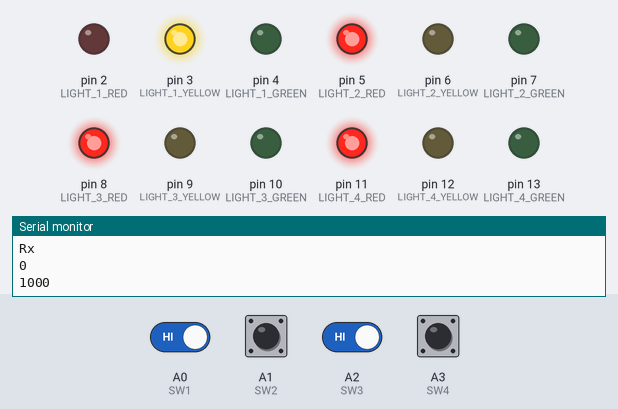
Bench run of a sketch on a simulated Arduino Uno, built with avr-gcc and run on an emulated ATmega328P. Parts: output pins drawn as LEDs (lit = HIGH), the last lines printed to the serial monitor. Inputs (shaded band) come from the test bench; at power-on: A0 (SW1), A1 (SW2), A2 (SW3), A3 (SW4) HIGH.

Above: at 1.2 s.
1.3 s: A3 (SW4) pulled LOW for 0.15 s
At 2.8 s:
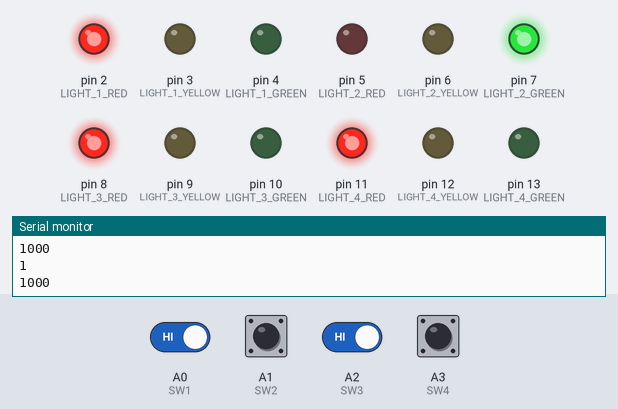
4.4 s: A0 (SW1) driven LOW and A2 (SW3) driven LOW
At 5.0 s:
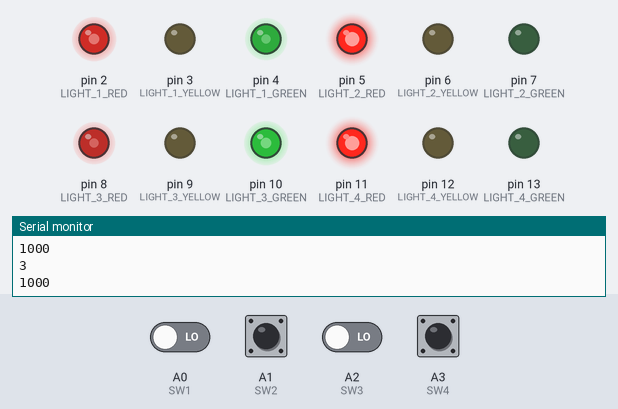
5.9 s: A1 (SW2) pulled LOW for 0.15 s
At 6.02 s:
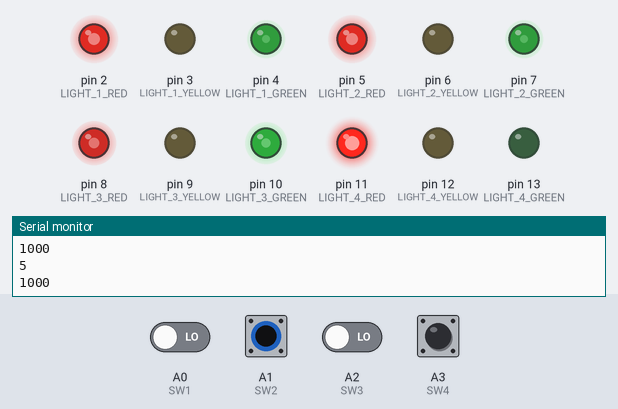
7.6 s: A0 (SW1) driven HIGH
At 8.8 s:
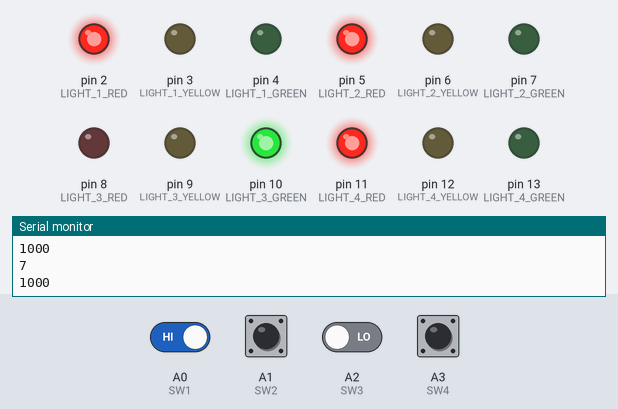
9.1 s: A2 (SW3) driven HIGH
At 11.4 s:
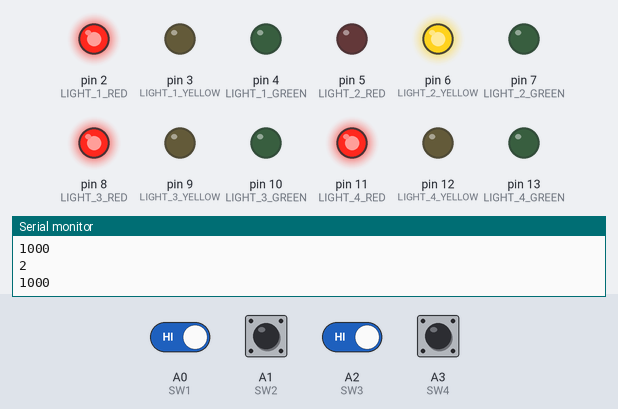
12.1 s: A2 (SW3) driven LOW
At 12.1 s:
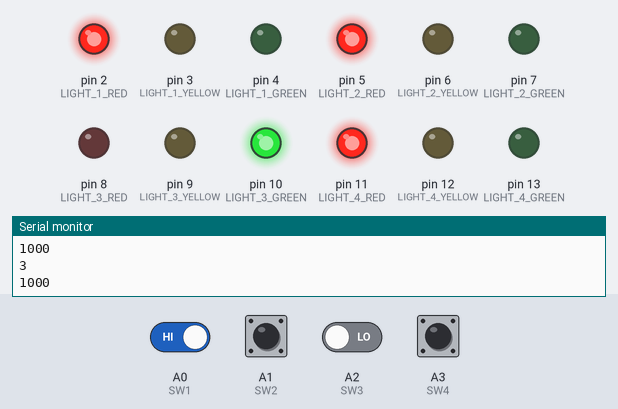
Timing chart, 0 to 14.6 s (numbered marks = the images above; inputs shaded):
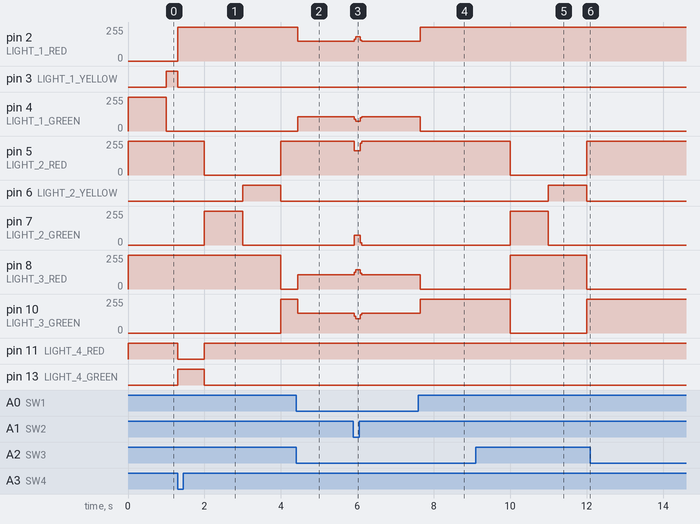

Measured:
- after the input at 1.3 s, pin 2 (LIGHT_1_RED): 0/255 → 255/255 after 0.00 s instead of 0.70 s; pin 3 (LIGHT_1_YELLOW): HIGH → LOW after 0.00 s instead of 0.70 s; pin 11 (LIGHT_4_RED): HIGH → LOW at once, → HIGH 0.70 s later; pin 13 (LIGHT_4_GREEN): LOW → HIGH at once, → LOW 0.70 s later
- after the input at 4.4 s, pin 2 (LIGHT_1_RED), pin 10 (LIGHT_3_GREEN): 255/255 → 148/255 at once; pin 4 (LIGHT_1_GREEN), pin 8 (LIGHT_3_RED): 0/255 → 107/255 at once; pin 9 (LIGHT_3_YELLOW): stays LOW (without the input it goes to HIGH after 0.60 s)
- after the input at 5.9 s, pin 2 (LIGHT_1_RED): 148/255 → 182/255 at once, → 148/255 0.16 s later; pin 4 (LIGHT_1_GREEN): 107/255 → 73/255 at once, → 107/255 0.16 s later
- after the input at 7.6 s, pin 2 (LIGHT_1_RED), pin 10 (LIGHT_3_GREEN): 148/255 → 255/255 at once; pin 4 (LIGHT_1_GREEN), pin 8 (LIGHT_3_RED): 107/255 → 0/255 at once
- after the input at 9.1 s, pin 5 (LIGHT_2_RED), pin 10 (LIGHT_3_GREEN): 255/255 → 0/255 after 0.90 s, → 255/255 2.0 s later; pin 6 (LIGHT_2_YELLOW): LOW → HIGH after 1.9 s, → LOW 1.0 s later; pin 7 (LIGHT_2_GREEN): 0/255 → 255/255 after 0.90 s, → 0/255 1.0 s later; pin 8 (LIGHT_3_RED): 0/255 → 255/255 after 0.90 s, → 0/255 2.0 s later
- after the input at 12.1 s, pin 8 (LIGHT_3_RED): stays 0/255 (without the input it goes to 255/255 after 1.9 s); pin 9 (LIGHT_3_YELLOW): stays LOW (without the input it goes to HIGH after 0.90 s)

The sketch:

LEDTrafficLightRx.ino
```cpp
#define LIGHT_1_RED 2
#define LIGHT_1_YELLOW 3
#define LIGHT_1_GREEN 4

#define LIGHT_2_RED 5
#define LIGHT_2_YELLOW 6
#define LIGHT_2_GREEN 7

#define LIGHT_3_RED 8
#define LIGHT_3_YELLOW 9
#define LIGHT_3_GREEN 10

#define LIGHT_4_RED 11
#define LIGHT_4_YELLOW 12
#define LIGHT_4_GREEN 13

#define GREEN_LIGHT_1 0
#define YELLOW_LIGHT_1 1

#define GREEN_LIGHT_2 2
#define YELLOW_LIGHT_2 3

#define GREEN_LIGHT_3 4
#define YELLOW_LIGHT_3 5

#define GREEN_LIGHT_4 6
#define YELLOW_LIGHT_4 7
//switch
#define SW1 A0
#define SW2 A1
#define SW3 A2
#define SW4 A3

unsigned long GREEN_1_SET_TIME = 1000;
unsigned long GREEN_2_SET_TIME = 1000;
unsigned long GREEN_3_SET_TIME = 1000;
unsigned long GREEN_4_SET_TIME = 1000;
unsigned long YELLOW_SET_TIME = 1000;

unsigned long Timer_1 = 0;

unsigned short Set_Time[8] = {GREEN_1_SET_TIME, YELLOW_SET_TIME,
                              GREEN_2_SET_TIME, YELLOW_SET_TIME,
                              GREEN_3_SET_TIME, YELLOW_SET_TIME,
                              GREEN_4_SET_TIME, YELLOW_SET_TIME};

short Light_Index = GREEN_LIGHT_1;

String receivedData;

void setup() {
  Serial.begin(9600);

  pinMode(LIGHT_1_GREEN, OUTPUT);
  pinMode(LIGHT_1_YELLOW, OUTPUT);
  pinMode(LIGHT_1_RED, OUTPUT);

  pinMode(LIGHT_2_GREEN, OUTPUT);
  pinMode(LIGHT_2_YELLOW, OUTPUT);
  pinMode(LIGHT_2_RED, OUTPUT);

  pinMode(LIGHT_3_GREEN, OUTPUT);
  pinMode(LIGHT_3_YELLOW, OUTPUT);
  pinMode(LIGHT_3_RED, OUTPUT);

  pinMode(LIGHT_4_GREEN, OUTPUT);
  pinMode(LIGHT_4_YELLOW, OUTPUT);
  pinMode(LIGHT_4_RED, OUTPUT);
//แก้
  pinMode(SW1,INPUT_PULLUP);
  pinMode(SW2,INPUT_PULLUP);
  pinMode(SW3,INPUT_PULLUP);
  pinMode(SW4,INPUT_PULLUP);

  Serial.println("Rx");

  Traffic_GREEN_1();


  Timer_1 = millis();
}

void loop() {

  condition1();

  if((millis()-Timer_1) >= Set_Time[Light_Index])
  {
    Serial.println(Light_Index);
    Serial.println(Set_Time[Light_Index]);
    Light_Index++;

    if(Light_Index > 7)
    {
      Light_Index = GREEN_LIGHT_1;
    }

    Timer_1 = millis();

    if(Light_Index == GREEN_LIGHT_1)
    {
      Traffic_GREEN_1();
    }
    else if(Light_Index == YELLOW_LIGHT_1)
    {
      Traffic_YELLOW_1();
    }

    else if(Light_Index == GREEN_LIGHT_2)
    {
      Traffic_GREEN_2();
    }
    else if(Light_Index == YELLOW_LIGHT_2)
    {
      Traffic_YELLOW_2();

    }

    else if(Light_Index == GREEN_LIGHT_3)
    {
      Traffic_GREEN_3();
    }
    else if(Light_Index == YELLOW_LIGHT_3)
    {
      Traffic_YELLOW_3();
    }

    else if(Light_Index == GREEN_LIGHT_4)
    {
      Traffic_GREEN_4();
    }
    else if(Light_Index == YELLOW_LIGHT_4)
    {
      Traffic_YELLOW_4();
    }
  }

  //switch
  if(digitalRead(SW1) == LOW)
  {
     digitalWrite(LIGHT_1_RED,LOW);
     digitalWrite(LIGHT_1_YELLOW,LOW);
     digitalWrite(LIGHT_1_GREEN,HIGH);
     digitalWrite(LIGHT_2_RED,HIGH);
     digitalWrite(LIGHT_2_YELLOW,LOW);
     digitalWrite(LIGHT_2_GREEN,LOW);
     digitalWrite(LIGHT_3_RED,HIGH);
     digitalWrite(LIGHT_3_YELLOW,LOW);
     digitalWrite(LIGHT_3_GREEN,LOW);
     digitalWrite(LIGHT_4_RED,HIGH);
     digitalWrite(LIGHT_4_YELLOW,LOW);
     digitalWrite(LIGHT_4_GREEN,LOW);
  }
  if(digitalRead(SW2) == LOW)
  {
     digitalWrite(LIGHT_1_RED,HIGH);
     digitalWrite(LIGHT_1_YELLOW,LOW);
     digitalWrite(LIGHT_1_GREEN,LOW);
     digitalWrite(LIGHT_2_RED,LOW);
     digitalWrite(LIGHT_2_YELLOW,LOW);
     digitalWrite(LIGHT_2_GREEN,HIGH);
     digitalWrite(LIGHT_3_RED,HIGH);
     digitalWrite(LIGHT_3_YELLOW,LOW);
     digitalWrite(LIGHT_3_GREEN,LOW);
     digitalWrite(LIGHT_4_RED,HIGH);
     digitalWrite(LIGHT_4_YELLOW,LOW);
     digitalWrite(LIGHT_4_GREEN,LOW);
  }
  if(digitalRead(SW3) == LOW)
  {
     digitalWrite(LIGHT_1_RED,HIGH);
     digitalWrite(LIGHT_1_YELLOW,LOW);
     digitalWrite(LIGHT_1_GREEN,LOW);
     digitalWrite(LIGHT_2_RED,HIGH);
     digitalWrite(LIGHT_2_YELLOW,LOW);
     digitalWrite(LIGHT_2_GREEN,LOW);
     digitalWrite(LIGHT_3_RED,LOW);
     digitalWrite(LIGHT_3_YELLOW,LOW);
     digitalWrite(LIGHT_3_GREEN,HIGH);
     digitalWrite(LIGHT_4_RED,HIGH);
     digitalWrite(LIGHT_4_YELLOW,LOW);
     digitalWrite(LIGHT_4_GREEN,LOW);
  }
  if(digitalRead(SW4) == LOW)
  {
     digitalWrite(LIGHT_1_RED,HIGH);
     digitalWrite(LIGHT_1_YELLOW,LOW);
     digitalWrite(LIGHT_1_GREEN,LOW);
     digitalWrite(LIGHT_2_RED,HIGH);
     digitalWrite(LIGHT_2_YELLOW,LOW);
     digitalWrite(LIGHT_2_GREEN,LOW);
     digitalWrite(LIGHT_3_RED,HIGH);
     digitalWrite(LIGHT_3_YELLOW,LOW);
     digitalWrite(LIGHT_3_GREEN,LOW);
     digitalWrite(LIGHT_4_RED,LOW);
     digitalWrite(LIGHT_4_YELLOW,LOW);
     digitalWrite(LIGHT_4_GREEN,HIGH);
  }
}

void condition1(){
  if(Serial.available() > 0){
    receivedData = Serial.readStringUntil('\n');
    //Serial.println(receivedData);
    int Time_Divider = Calculate_Time(receivedData.toInt(), Light_Index);
    Set_Time[0] = Set_Time[2] = Set_Time[4] = Set_Time[6] = Time_Divider;
    //Serial.println(Time_Divider);
  }
}

int Calculate_Time(int time, short index){
  int max = 5000;
  int min = 1000;
  int round = 0;
  int time_distance = 0;
  int yellow_time = 0;
  //Serial.println(time);
  Serial.println(index);
  switch(index){
    case 0:
      round = 4;
      break;
    case 1:
       yellow_time+=1000;
      round = 3;
      break;
    case 2:
      round = 3;
      break;
    case 3:
       yellow_time+=1000;
      round = 2;
      break;
    case 4:
      round = 2;
      break;
    case 5:
       yellow_time+=1000;
      round = 1;
      break;
    case 6:
      round = 5;
      break;
    case 7:
      yellow_time+=1000;
      round = 4;
      break;
  }

  yellow_time = yellow_time + (round * 1000);

  while(true){
    /*if(((time - yellow_time)/round) + time_distance > max){
      round+=4;
      yellow_time+=3000;
    }else{
      int new_time = (time - yellow_time)/round + time_distance;
      Serial.println(new_time);
      return new_time;
    }*/
    int new_time = (time - yellow_time)/round + time_distance;
    //Serial.println(new_time);
    return new_time;
  }
}

void Traffic_GREEN_1(){
  digitalWrite(LIGHT_1_GREEN, HIGH);
  digitalWrite(LIGHT_1_YELLOW, LOW);
  digitalWrite(LIGHT_1_RED, LOW);

  digitalWrite(LIGHT_2_GREEN, LOW);
  digitalWrite(LIGHT_2_YELLOW, LOW);
  digitalWrite(LIGHT_2_RED, HIGH);

  digitalWrite(LIGHT_3_GREEN, LOW);
  digitalWrite(LIGHT_3_YELLOW, LOW);
  digitalWrite(LIGHT_3_RED, HIGH);

  digitalWrite(LIGHT_4_GREEN, LOW);
  digitalWrite(LIGHT_4_YELLOW, LOW);
  digitalWrite(LIGHT_4_RED, HIGH);
}

void Traffic_GREEN_2(){
  digitalWrite(LIGHT_1_GREEN, LOW);
  digitalWrite(LIGHT_1_YELLOW, LOW);
  digitalWrite(LIGHT_1_RED, HIGH);

  digitalWrite(LIGHT_2_GREEN, HIGH);
  digitalWrite(LIGHT_2_YELLOW, LOW);
  digitalWrite(LIGHT_2_RED, LOW);

  digitalWrite(LIGHT_3_GREEN, LOW);
  digitalWrite(LIGHT_3_YELLOW, LOW);
  digitalWrite(LIGHT_3_RED, HIGH);

  digitalWrite(LIGHT_4_GREEN, LOW);
  digitalWrite(LIGHT_4_YELLOW, LOW);
  digitalWrite(LIGHT_4_RED, HIGH);
}

void Traffic_GREEN_3(){
  digitalWrite(LIGHT_1_GREEN, LOW);
  digitalWrite(LIGHT_1_YELLOW, LOW);
  digitalWrite(LIGHT_1_RED, HIGH);

  digitalWrite(LIGHT_2_GREEN, LOW);
  digitalWrite(LIGHT_2_YELLOW, LOW);
  digitalWrite(LIGHT_2_RED, HIGH);

  digitalWrite(LIGHT_3_GREEN, HIGH);
  digitalWrite(LIGHT_3_YELLOW, LOW);
  digitalWrite(LIGHT_3_RED, LOW);

  digitalWrite(LIGHT_4_GREEN, LOW);
  digitalWrite(LIGHT_4_YELLOW, LOW);
  digitalWrite(LIGHT_4_RED, HIGH);
}

void Traffic_GREEN_4(){
  digitalWrite(LIGHT_1_GREEN, LOW);
  digitalWrite(LIGHT_1_YELLOW, LOW);
  digitalWrite(LIGHT_1_RED, HIGH);

  digitalWrite(LIGHT_2_GREEN, LOW);
  digitalWrite(LIGHT_2_YELLOW, LOW);
  digitalWrite(LIGHT_2_RED, HIGH);

  digitalWrite(LIGHT_3_GREEN, LOW);
  digitalWrite(LIGHT_3_YELLOW, LOW);
  digitalWrite(LIGHT_3_RED, HIGH);

  digitalWrite(LIGHT_4_GREEN, HIGH);
  digitalWrite(LIGHT_4_YELLOW, LOW);
  digitalWrite(LIGHT_4_RED, LOW);
}

void Traffic_YELLOW_1(){
  digitalWrite(LIGHT_1_GREEN, LOW);
  digitalWrite(LIGHT_1_YELLOW, HIGH);
  digitalWrite(LIGHT_1_RED, LOW);

  digitalWrite(LIGHT_2_GREEN, LOW);
  digitalWrite(LIGHT_2_YELLOW, LOW);
  digitalWrite(LIGHT_2_RED, HIGH);

  digitalWrite(LIGHT_3_GREEN, LOW);
  digitalWrite(LIGHT_3_YELLOW, LOW);
  digitalWrite(LIGHT_3_RED, HIGH);

  digitalWrite(LIGHT_4_GREEN, LOW);
  digitalWrite(LIGHT_4_YELLOW, LOW);
  digitalWrite(LIGHT_4_RED, HIGH);
}

void Traffic_YELLOW_2(){
  digitalWrite(LIGHT_1_GREEN, LOW);
  digitalWrite(LIGHT_1_YELLOW, LOW);
  digitalWrite(LIGHT_1_RED, HIGH);

  digitalWrite(LIGHT_2_GREEN, LOW);
  digitalWrite(LIGHT_2_YELLOW, HIGH);
  digitalWrite(LIGHT_2_RED, LOW);

  digitalWrite(LIGHT_3_GREEN, LOW);
  digitalWrite(LIGHT_3_YELLOW, LOW);
  digitalWrite(LIGHT_3_RED, HIGH);

  digitalWrite(LIGHT_4_GREEN, LOW);
  digitalWrite(LIGHT_4_YELLOW, LOW);
  digitalWrite(LIGHT_4_RED, HIGH);
}

void Traffic_YELLOW_3(){
  digitalWrite(LIGHT_1_GREEN, LOW);
  digitalWrite(LIGHT_1_YELLOW, LOW);
  digitalWrite(LIGHT_1_RED, HIGH);

  digitalWrite(LIGHT_2_GREEN, LOW);
  digitalWrite(LIGHT_2_YELLOW, LOW);
  digitalWrite(LIGHT_2_RED, HIGH);

  digitalWrite(LIGHT_3_GREEN, LOW);
  digitalWrite(LIGHT_3_YELLOW, HIGH);
  digitalWrite(LIGHT_3_RED, LOW);

  digitalWrite(LIGHT_4_GREEN, LOW);
  digitalWrite(LIGHT_4_YELLOW, LOW);
  digitalWrite(LIGHT_4_RED, HIGH);
}

void Traffic_YELLOW_4(){
  digitalWrite(LIGHT_1_GREEN, LOW);
  digitalWrite(LIGHT_1_YELLOW, LOW);
  digitalWrite(LIGHT_1_RED, HIGH);

  digitalWrite(LIGHT_2_GREEN, LOW);
  digitalWrite(LIGHT_2_YELLOW, LOW);
  digitalWrite(LIGHT_2_RED, HIGH);

  digitalWrite(LIGHT_3_GREEN, LOW);
  digitalWrite(LIGHT_3_YELLOW, LOW);
  digitalWrite(LIGHT_3_RED, HIGH);

  digitalWrite(LIGHT_4_GREEN, LOW);
  digitalWrite(LIGHT_4_YELLOW, HIGH);
  digitalWrite(LIGHT_4_RED, LOW);
}
```
